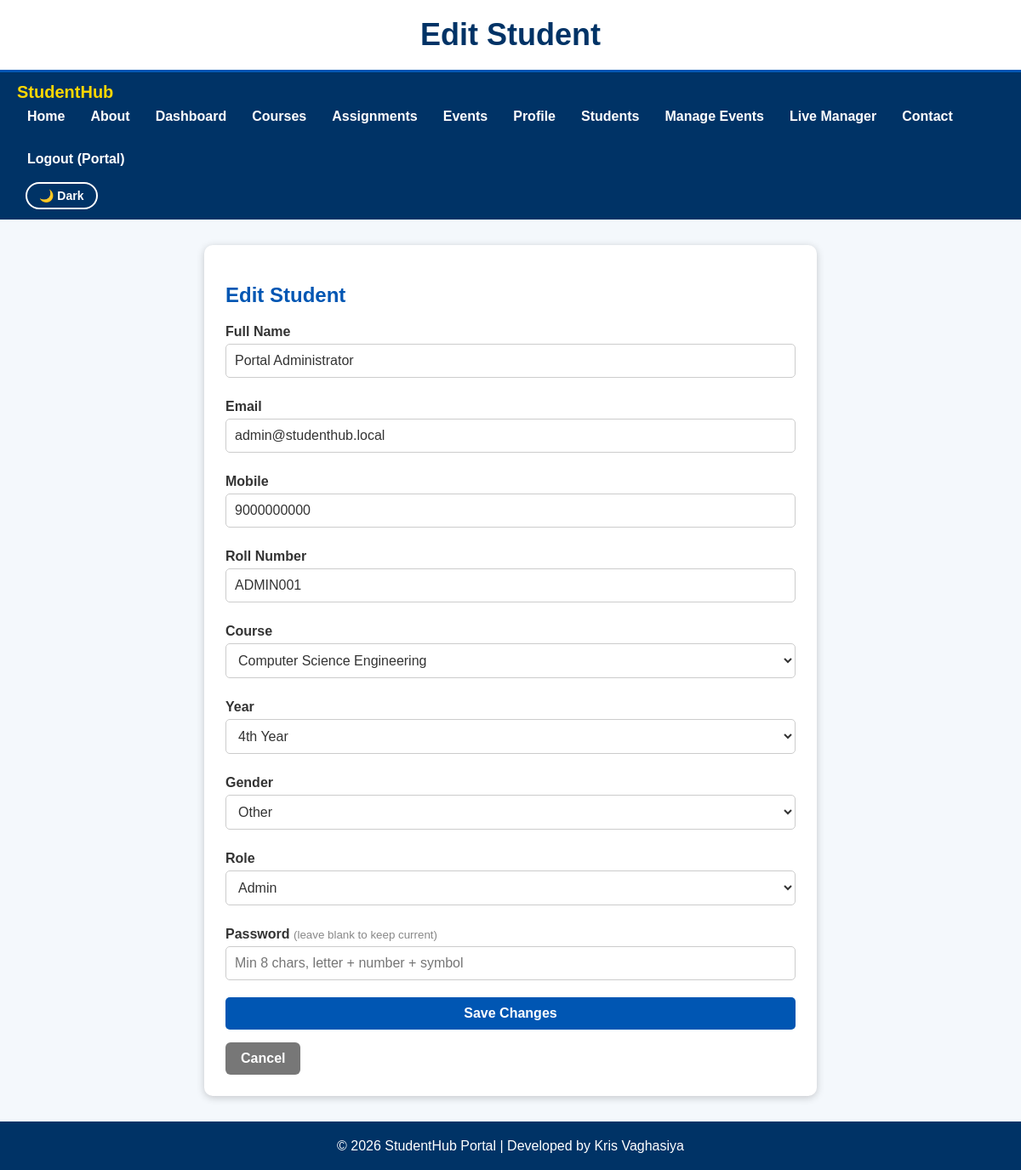
The page /admin/student_form.php?id=1 (signed in) on the database its author committed.
### tables this page shows
CREATE TABLE students (
    student_id    INT UNSIGNED NOT NULL AUTO_INCREMENT,
    roll_no       VARCHAR(15)  NOT NULL,
    full_name     VARCHAR(50)  NOT NULL,
    email         VARCHAR(100) NOT NULL,
    mobile        CHAR(10)     NOT NULL,
    course        VARCHAR(60)  NOT NULL,
    study_year    VARCHAR(10)  NOT NULL,
    gender        ENUM('Female','Male','Other') NOT NULL,
    password_hash VARCHAR(255) NOT NULL,
    role          ENUM('student','admin') NOT NULL DEFAULT 'student',
    last_login    DATETIME NULL,
    created_at    TIMESTAMP NOT NULL DEFAULT CURRENT_TIMESTAMP,
    PRIMARY KEY (student_id),
    UNIQUE KEY uq_students_roll (roll_no),
    UNIQUE KEY uq_students_email (email),
    KEY idx_students_course (course),
    KEY idx_students_role (role)
);

### php/db.php (called while the page is built, shortened)
<?php
function db(): mysqli
{
    static $conn = null;
    try {
        $conn = new mysqli(DB_HOST, DB_USER, DB_PASS, DB_NAME, DB_PORT);
        $conn->set_charset('utf8mb4');
    } catch (mysqli_sql_exception $e) {
        error_log('StudentHub DB connection failed: ' . $e->getMessage());
        throw new RuntimeException('Could not connect to the database. Please try again later.');
    }
    return $conn;
}
function db_run(string $sql, string $types = '', array $params = []): mysqli_stmt
{
    $stmt = db()->prepare($sql);
    if ($types !== '') {
        $stmt->bind_param($types, ...$params);
    }
    $stmt->execute();
    return $stmt;
}
function db_all(string $sql, string $types = '', array $params = []): array
{
    $stmt = db_run($sql, $types, $params);
    $rows = $stmt->get_result()->fetch_all(MYSQLI_ASSOC);
    return $rows;
}
function db_one(string $sql, string $types = '', array $params = []): ?array
{
    $rows = db_all($sql, $types, $params);
    return $rows[0] ?? null;
}

### php/models.php (called while the page is built, shortened)
<?php
require_once __DIR__ . '/db.php';
require_once __DIR__ . '/helpers.php';
function student_find(int $id): ?array
{
    return db_one('SELECT student_id, roll_no, full_name, email, mobile, course, study_year, gender, role, last_login, created_at
                   FROM students WHERE student_id = ?', 'i', [$id]);
}

### php/helpers.php (called while the page is built, shortened)
<?php
function e($s): string
{
    return htmlspecialchars((string) $s, ENT_QUOTES | ENT_SUBSTITUTE, 'UTF-8');
}

### admin/student_form.php (the view, shortened to what this page needs)
<?php
require_once __DIR__ . '/../php/layout.php';
require_once __DIR__ . '/../php/models.php';
$user = require_admin();
$id = (int) ($_GET['id'] ?? $_POST['id'] ?? 0);
$isNew = $id === 0;
$errors = [];
$old = [];
try {
    $existing = $isNew ? null : student_find($id);
    if ($_SERVER['REQUEST_METHOD'] === 'POST') {
        $old = $_POST;
        if (!csrf_valid()) {
            $errors[] = 'Security token expired. Please try again.';
        } else {
            if (!$isNew && $id === (int) $user['id'] && ($_POST['role'] ?? '') !== 'admin') {
                $errors[] = 'You cannot remove your own admin role.';
            }
            [$c, $verr] = student_validate($_POST, $isNew, $id);
            $errors = array_merge($errors, $verr);
            if (!$errors) {
                try {
                    $isNew ? student_create($c) : student_update($id, $c);
                    flash_set('success', $isNew ? 'Student added successfully.' : 'Student updated successfully.');
                    redirect('admin/students.php');
                } catch (mysqli_sql_exception $ex) {
                    $errors[] = $ex->getCode() === 1062 ? 'Email or roll number already exists.' : 'Database error. Nothing was saved.';
                    if ($ex->getCode() !== 1062) error_log($ex->getMessage());
                }
            }
        }
    } elseif ($existing) {
        $old = ['name' => $existing['full_name'], 'email' => $existing['email'], 'mobile' => $existing['mobile'], 'roll' => $existing['roll_no'],
                'course' => $existing['course'], 'year' => $existing['study_year'], 'gender' => $existing['gender'], 'role' => $existing['role']];
    }
} catch (RuntimeException $e) {
    $errors[] = $e->getMessage();
}
$v = fn($k, $d = '') => e($old[$k] ?? $d);
?>
<div class="form-box" style="width:60%;">
<h2><?= $isNew ? 'Add New Student' : 'Edit Student' ?></h2>
<form method="post" action="student_form.php<?= $isNew ? '' : '?id=' . $id ?>">
<label for="name">Full Name</label>
<input type="text" id="name" name="name" value="<?= $v('name') ?>" required maxlength="50">
<label for="email">Email</label>
<input type="email" id="email" name="email" value="<?= $v('email') ?>" required maxlength="100">
<label for="mobile">Mobile</label>
<input type="tel" id="mobile" name="mobile" value="<?= $v('mobile') ?>" required pattern="[6-9][0-9]{9}" maxlength="10">
<label for="roll">Roll Number</label>
<input type="text" id="roll" name="roll" value="<?= $v('roll') ?>" required pattern="[A-Za-z0-9]{5,15}" maxlength="15">
<label for="course">Course</label>
<select id="course" name="course" required><option value="">Select Course</option>
<?php foreach (COURSES as $c): ?><option <?= ($old['course'] ?? '') === $c ? 'selected' : '' ?>><?= e($c) ?></option><?php endforeach; ?>
</select>
<label for="year">Year</label>
<select id="year" name="year" required><option value="">Select Year</option>
<?php foreach (YEARS as $y): ?><option <?= ($old['year'] ?? '') === $y ? 'selected' : '' ?>><?= e($y) ?></option><?php endforeach; ?>
</select>
<label for="gender">Gender</label>
<select id="gender" name="gender" required><option value="">Select Gender</option>
<?php foreach (GENDERS as $g): ?><option <?= ($old['gender'] ?? '') === $g ? 'selected' : '' ?>><?= e($g) ?></option><?php endforeach; ?>
</select>
<label for="role">Role</label>
<select id="role" name="role" required>
<?php foreach (ROLES as $r): ?><option value="<?= e($r) ?>" <?= ($old['role'] ?? 'student') === $r ? 'selected' : '' ?>><?= e(ucfirst($r)) ?></option><?php endforeach; ?>
</select>
<label for="password">Password <?= $isNew ? '' : '<small>(leave blank to keep current)</small>' ?></label>
<input type="password" id="password" name="password" <?= $isNew ? 'required' : '' ?> autocomplete="new-password" placeholder="Min 8 chars, letter + number + symbol">
<input type="submit" value="<?= $isNew ? 'Add Student' : 'Save Changes' ?>">
<a class="btn-link" href="students.php" style="background:#777;">Cancel</a>
</form>
</div>

### style.css (style rules this page uses)
body { margin:0; padding:0; font-family:Arial, Helvetica, sans-serif; background-color:#f4f8fc; color:#333333; }
h2 { color:#0056b3; }
.form-box { width:50%; background:white; margin:30px auto; padding:25px; border-radius:10px; box-shadow:0px 2px 10px rgba(0,0,0,0.2); }
label { display:block; font-weight:bold; margin-top:10px; }
input, select, textarea { width:100%; padding:10px; margin-top:5px; margin-bottom:15px; border:1px solid #cccccc; border-radius:5px; box-sizing:border-box; font-size:16px; }
input[type="submit"] { background-color:#0056b3; color:white; border:none; cursor:pointer; font-weight:bold; }
* { box-sizing:border-box; }
:root { --bg:#f4f8fc; --text:#333333; --card-bg:#ffffff; --header-bg:#003366; --accent:#0056b3; --border:#cccccc; --shadow:rgba(0,0,0,0.2); --row-alt:#f2f2f2; }
body { background-color:var(--bg); color:var(--text); transition:background-color .3s ease, color .3s ease; }
h2 { color:var(--accent); }
.card, .form-box { background:var(--card-bg); box-shadow:0px 2px 10px var(--shadow); }
input, select, textarea { border:1px solid var(--border); background:var(--card-bg); color:var(--text); }
.btn-link { display:inline-block; background:#0056b3; color:white; text-decoration:none; padding:10px 18px; border-radius:6px; font-weight:bold; margin-right:8px; }
small { color:#888; font-weight:normal; }

### rows shown on the page
students: name "Portal Administrator", email "admin@studenthub.local", mobile "9000000000", roll "ADMIN001", role "Admin"

### other values the page prints
$heading ?: $title "Edit Student"
$label "Home"
$label "About"
$label "Dashboard"
$label "Courses"
$label "Assignments"
$label "Events"
$label "Profile"
$label "Students"
$label "Manage Events"
$label "Live Manager"
$label "Contact"
$label "Logout (Portal)"
form field course "Computer Science Engineering"
form field year "4th Year"
